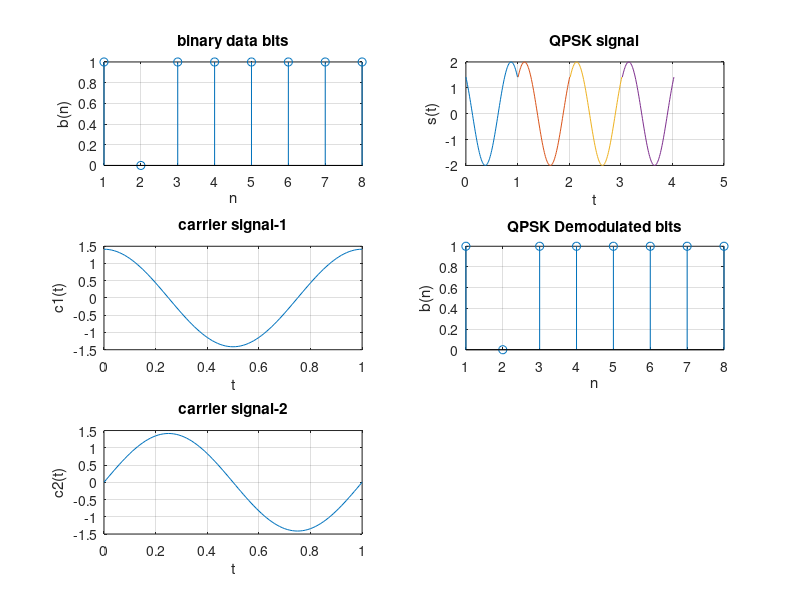

Reproduce this figure in MATLAB.
%%% QPSK MODULATION AND DEMODULATION

clc;
close all;

Tb=1;
t=0:(Tb/100):Tb;
fc=1;

%Carrier signal
c1=sqrt(2/Tb)*cos(2*pi*fc*t);
c2=sqrt(2/Tb)*sin(2*pi*fc*t);
subplot(3,2,3);
plot(t,c1);
title('carrier signal-1');
xlabel('t');
ylabel('c1(t)');grid on;
subplot(3,2,5);
plot(t,c2);
title('carrier signal-2');
xlabel('t');
ylabel('c2(t)');grid on;

%Message
N=8;
m=rand(1,N);
t1=0;
t2=Tb;
for i=1:2:(N-1)
    t=[t1:(Tb/100):t2];
    if m(i)>0.5
        m(i)=1;
        m_s=ones(1,length(t));
    else
        m(i)=0;
        m_s=-1*ones(1,length(t));
    end
    
    %Odd bits modulated signal
    odd_sig(i,:)=c1.*m_s;
    if m(i+1)>0.5
        m(i+1)=1;
        m_s=ones(1,length(t));
    else
        m(i+1)=0;
        m_s=-1*ones(1,length(t)); 
    end
    
    %Even bits modulated signal
    even_sig(i,:)=c2.*m_s;
    
    %QPSK signal
    qpsk=odd_sig+even_sig;
    
    %QPSK modulated signal
    subplot(3,2,2);
    plot(t,qpsk(i,:));
    title('QPSK signal');
    xlabel('t');
    ylabel('s(t)');
    grid on; hold on;
    t1=t1+(Tb+.01); 
    t2=t2+(Tb+.01);
end
hold off

%Input binary data
subplot(3,2,1);
stem(m);
title('binary data bits');
xlabel('n');
ylabel('b(n)');grid on;

% QPSK Demodulation
t1=0;
t2=Tb;
for i=1:N-1
    t=[t1:(Tb/100):t2];
    x1=sum(c1.*qpsk(i,:));
    x2=sum(c2.*qpsk(i,:));
    %Decision device
    if (x1>0&&x2>0)
        demod(i)=1;
        demod(i+1)=1;
    elseif (x1>0&&x2<0)
        demod(i)=1;
        demod(i+1)=0;
    elseif (x1<0&&x2<0)
        demod(i)=0;
        demod(i+1)=0;
    elseif (x1<0&&x2>0)
        demod(i)=0;
        demod(i+1)=1;
    end
    t1=t1+(Tb+.01); 
    t2=t2+(Tb+.01);
end
subplot(3,2,4);
stem(demod);
title('QPSK Demodulated bits');
xlabel('n');
ylabel('b(n)');
grid on;